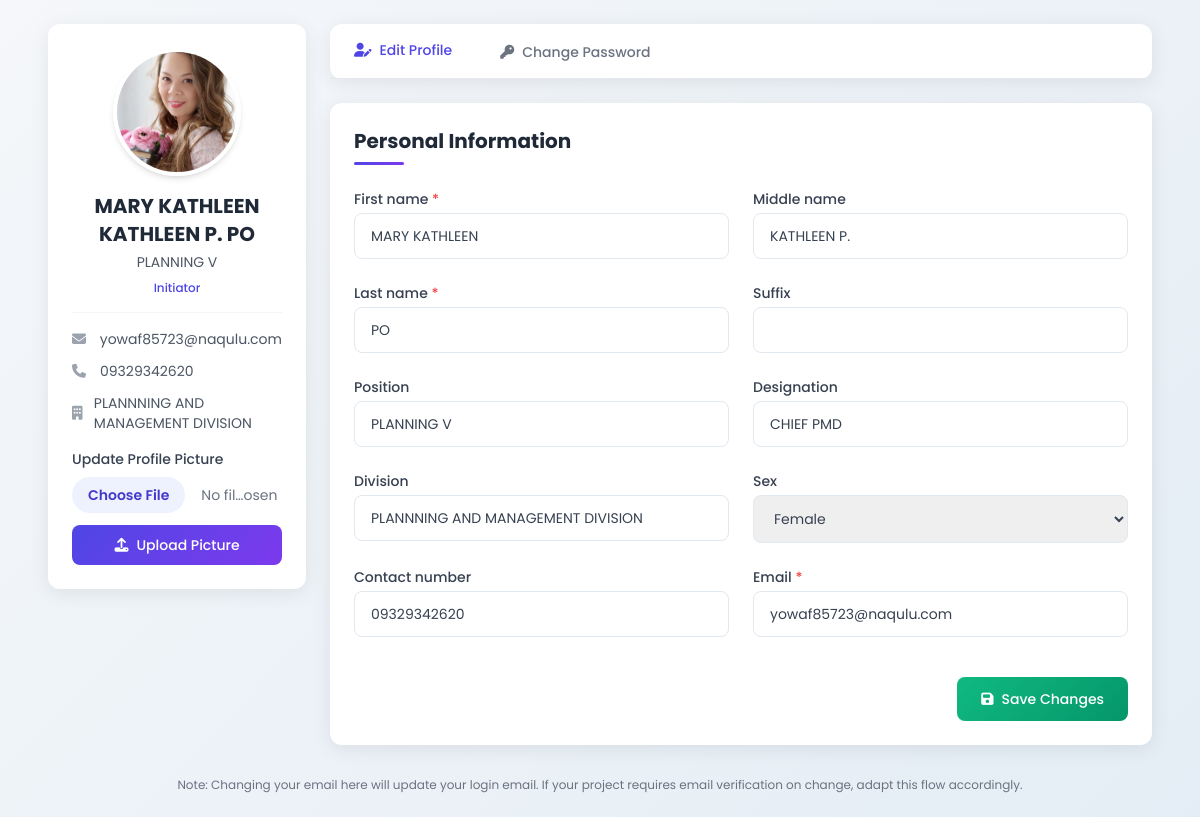
The page /profile.php (signed in) on the database its author committed.
### tables this page shows
CREATE TABLE `users` (
  `user_id` int(11) NOT NULL,
  `email` varchar(255) NOT NULL,
  `password_hash` varchar(255) NOT NULL,
  `first_name` varchar(100) NOT NULL,
  `middle_name` varchar(100) DEFAULT NULL,
  `last_name` varchar(100) NOT NULL,
  `suffix` varchar(20) DEFAULT NULL,
  `position` varchar(100) DEFAULT NULL,
  `designation` varchar(100) DEFAULT NULL,
  `division` varchar(100) DEFAULT NULL,
  `sex` enum('Male','Female','Other','Prefer not to say') DEFAULT NULL,
  `contact_number` varchar(50) DEFAULT NULL,
  `role` enum('Initiator','Section Chief','Division Chief','ARD','RED','Records Office','Admin') NOT NULL DEFAULT 'Initiator',
  `status` varchar(50) NOT NULL DEFAULT 'Pending',
  `verification_token` varchar(255) DEFAULT NULL,
  `token_expiry` datetime DEFAULT NULL,
  `reset_token` varchar(255) DEFAULT NULL,
  `reset_token_expiry` datetime DEFAULT NULL,
  `created_at` timestamp NOT NULL DEFAULT current_timestamp(),
  `otos_userlink` int(11) NOT NULL,
  `profile_picture_path` varchar(255) DEFAULT NULL
);

### profile.php (the view, shortened to what this page needs)
<?php
$user_id = (int)$_SESSION['user_id'];
$conn = null;
function e($v) { return htmlspecialchars((string)$v, ENT_QUOTES | ENT_SUBSTITUTE, 'UTF-8'); }
$stmt = $conn->prepare("SELECT user_id, email, first_name, middle_name, last_name, suffix, position, designation, division, sex, contact_number, role, status, profile_picture_path FROM users WHERE user_id = ?");
$stmt->bind_param("i", $user_id);
$stmt->execute();
$result = $stmt->get_result();
$user = $result->fetch_assoc();
$full_name = trim($user['first_name'] . ' ' . ($user['middle_name'] ?: '') . ' ' . $user['last_name']);
?>
<!doctype html>
<html lang="en">
<head>
    <script src="https://cdn.tailwindcss.com"></script>
    <link rel="stylesheet" href="https://cdnjs.cloudflare.com/ajax/libs/font-awesome/6.4.0/css/all.min.css">
</head>
<body class="min-h-screen text-gray-700">
    <div class="max-w-6xl mx-auto p-6">
        <div class="grid grid-cols-1 lg:grid-cols-4 gap-6">
            <div class="lg:col-span-1">
                <div class="bg-white rounded-xl card-shadow p-6 sticky top-6">
                    <div class="flex flex-col items-center space-y-4">
                        <div class="profile-pic-container">
                            <?php if (!empty($user['profile_picture_path']) && file_exists(__DIR__ . '/' . $user['profile_picture_path'])): ?>
                                <img src="<?= e($user['profile_picture_path']) ?>" alt="avatar" class="w-32 h-32 rounded-full object-cover border-4 border-white shadow-md">
                            <?php else:
                                $initials = strtoupper(substr($user['first_name'],0,1) . (isset($user['last_name'][0]) ? $user['last_name'][0] : ''));
                            ?>
                                <div class="w-32 h-32 rounded-full avatar-placeholder text-2xl"><?= e($initials) ?></div>
                            <?php endif; ?>
                        </div>
                        <div class="text-center">
                            <h2 class="text-xl font-bold text-gray-800"><?= e($full_name) ?></h2>
                            <p class="text-sm text-gray-600 mt-1"><?= e($user['position'] ?: 'No position specified') ?></p>
                            <p class="text-xs text-indigo-600 font-medium mt-2"><?= e($user['role']) ?></p>
                        </div>
                        <div class="w-full border-t border-gray-100 pt-4">
                            <div class="space-y-3">
                                <div class="flex items-center text-sm">
                                    <i class="fas fa-envelope text-gray-400 w-5 mr-2"></i>
                                    <span class="text-gray-600"><?= e($user['email']) ?></span>
                                </div>
                                <?php if ($user['contact_number']): ?>
                                <div class="flex items-center text-sm">
                                    <i class="fas fa-phone text-gray-400 w-5 mr-2"></i>
                                    <span class="text-gray-600"><?= e($user['contact_number']) ?></span>
                                </div>
                                <?php endif; ?>
                                <?php if ($user['division']): ?>
                                <div class="flex items-center text-sm">
                                    <i class="fas fa-building text-gray-400 w-5 mr-2"></i>
                                    <span class="text-gray-600"><?= e($user['division']) ?></span>
                                </div>
                                <?php endif; ?>
                            </div>
                        </div>
                        <form action="profile.php" method="post" enctype="multipart/form-data" class="w-full mt-4">
                            <label class="block text-sm font-medium text-gray-700 mb-2">Update Profile Picture</label>
                            <input type="file" name="profile_picture" accept="image/*" class="block w-full text-sm text-gray-500 file:mr-4 file:py-2 file:px-4 file:rounded-full file:border-0 file:text-sm file:font-semibold file:bg-indigo-50 file:text-indigo-700 hover:file:bg-indigo-100 mb-3" />
                            <button class="w-full btn-primary text-white py-2.5 rounded-lg text-sm font-medium flex items-center justify-center">
                                <i class="fas fa-upload mr-2"></i>
                                Upload Picture
                            </button>
                        </form>
                    </div>
                </div>
            </div>
            <div class="lg:col-span-3">
                <div class="bg-white rounded-xl card-shadow mb-6">
                    <div class="border-b border-gray-200">
                        <nav class="flex -mb-px">
                            <button id="profile-tab" class="tab-active py-4 px-6 text-center border-transparent font-medium text-sm">
                                <i class="fas fa-user-edit mr-2"></i>Edit Profile
                            </button>
                            <button id="password-tab" class="py-4 px-6 text-center border-transparent font-medium text-sm text-gray-500 hover:text-gray-700">
                                <i class="fas fa-key mr-2"></i>Change Password
                            </button>
                        </nav>
                    </div>
                </div>
                <div id="profile-content" class="bg-white rounded-xl card-shadow p-6">
                    <h3 class="section-title text-xl font-bold text-gray-800">Personal Information</h3>
                    <form action="profile.php" method="post" class="space-y-6">
                        <div class="grid grid-cols-1 md:grid-cols-2 gap-6">
                            <div>
                                <label class="block text-sm font-medium text-gray-700 mb-1">First name <span class="text-red-500">*</span></label>
                                <input name="first_name" value="<?= e($user['first_name']) ?>" class="w-full form-input rounded-lg px-4 py-3 text-sm" required>
                            </div>
                            <div>
                                <label class="block text-sm font-medium text-gray-700 mb-1">Middle name</label>
                                <input name="middle_name" value="<?= e($user['middle_name']) ?>" class="w-full form-input rounded-lg px-4 py-3 text-sm">
                            </div>
                        </div>
                        <div class="grid grid-cols-1 md:grid-cols-2 gap-6">
                            <div>
                                <label class="block text-sm font-medium text-gray-700 mb-1">Last name <span class="text-red-500">*</span></label>
                                <input name="last_name" value="<?= e($user['last_name']) ?>" class="w-full form-input rounded-lg px-4 py-3 text-sm" required>
                            </div>
                            <div>
                                <label class="block text-sm font-medium text-gray-700 mb-1">Suffix</label>
                                <input name="suffix" value="<?= e($user['suffix']) ?>" class="w-full form-input rounded-lg px-4 py-3 text-sm">
                            </div>
                        </div>
                        <div class="grid grid-cols-1 md:grid-cols-2 gap-6">
                            <div>
                                <label class="block text-sm font-medium text-gray-700 mb-1">Position</label>
                                <input name="position" value="<?= e($user['position']) ?>" class="w-full form-input rounded-lg px-4 py-3 text-sm">
                            </div>
                            <div>
                                <label class="block text-sm font-medium text-gray-700 mb-1">Designation</label>
                                <input name="designation" value="<?= e($user['designation']) ?>" class="w-full form-input rounded-lg px-4 py-3 text-sm">
                            </div>
                        </div>
                        <div class="grid grid-cols-1 md:grid-cols-2 gap-6">
                            <div>
                                <label class="block text-sm font-medium text-gray-700 mb-1">Division</label>
                                <input name="division" value="<?= e($user['division']) ?>" class="w-full form-input rounded-lg px-4 py-3 text-sm">
                            </div>
                            <div>
                                <label class="block text-sm font-medium text-gray-700 mb-1">Sex</label>
                                <select name="sex" class="w-full form-input rounded-lg px-4 py-3 text-sm">
                                    <option value="Female" <?= $user['sex'] === 'Female' ? 'selected' : '' ?>>Female</option>
                                </select>
                            </div>
                        </div>
                        <div class="grid grid-cols-1 md:grid-cols-2 gap-6">
                            <div>
                                <label class="block text-sm font-medium text-gray-700 mb-1">Contact number</label>
                                <input name="contact_number" value="<?= e($user['contact_number']) ?>" class="w-full form-input rounded-lg px-4 py-3 text-sm">
                            </div>
                            <div>
                                <label class="block text-sm font-medium text-gray-700 mb-1">Email <span class="text-red-500">*</span></label>
                                <input name="email" value="<?= e($user['email']) ?>" type="email" class="w-full form-input rounded-lg px-4 py-3 text-sm" required>
                            </div>
                        </div>
                        <div class="flex items-center justify-end pt-4">
                            <button type="submit" class="btn-success text-white px-6 py-3 rounded-lg text-sm font-medium flex items-center">
                                <i class="fas fa-save mr-2"></i>
                                Save Changes
                            </button>
                        </div>
                    </form>
                </div>
            </div>
        </div>
        <div class="mt-8 text-center text-xs text-gray-500">
            <p>Note: Changing your email here will update your login email. If your project requires email verification on change, adapt this flow accordingly.</p>
        </div>
    </div>
</body>
</html>

### profile.php (style rules this page uses)
body { font-family: 'Poppins', sans-serif; background: linear-gradient(135deg, #f5f7fa 0%, #e4edf5 100%); min-height: 100vh; }
.card-shadow { box-shadow: 0 4px 20px rgba(0, 0, 0, 0.08); transition: all 0.3s ease; }
.profile-pic-container { position: relative; display: inline-block; }
.form-input { transition: all 0.3s ease; border: 1px solid #e2e8f0; }
.btn-primary { background: linear-gradient(135deg, #4f46e5 0%, #7c3aed 100%); transition: all 0.3s ease; }
.btn-success { background: linear-gradient(135deg, #10b981 0%, #059669 100%); transition: all 0.3s ease; }
.tab-active { border-bottom: 3px solid #4f46e5; color: #4f46e5; font-weight: 600; }
.section-title { position: relative; padding-bottom: 10px; margin-bottom: 20px; }
.section-title:after { content: ''; position: absolute; bottom: 0; left: 0; width: 50px; height: 3px; background: linear-gradient(135deg, #4f46e5 0%, #7c3aed 100%); border-radius: 3px; }

### rows shown on the page
users: profile_picture_path (picture), full_name "MARY KATHLEEN KATHLEEN P. PO", position "PLANNING V", role "Initiator", email "yowaf85723@naqulu.com", contact_number "09329342620", division "PLANNNING AND MANAGEMENT DIVISION", first_name "MARY KATHLEEN", middle_name "KATHLEEN P.", last_name "PO", designation "CHIEF PMD", sex "Female"
